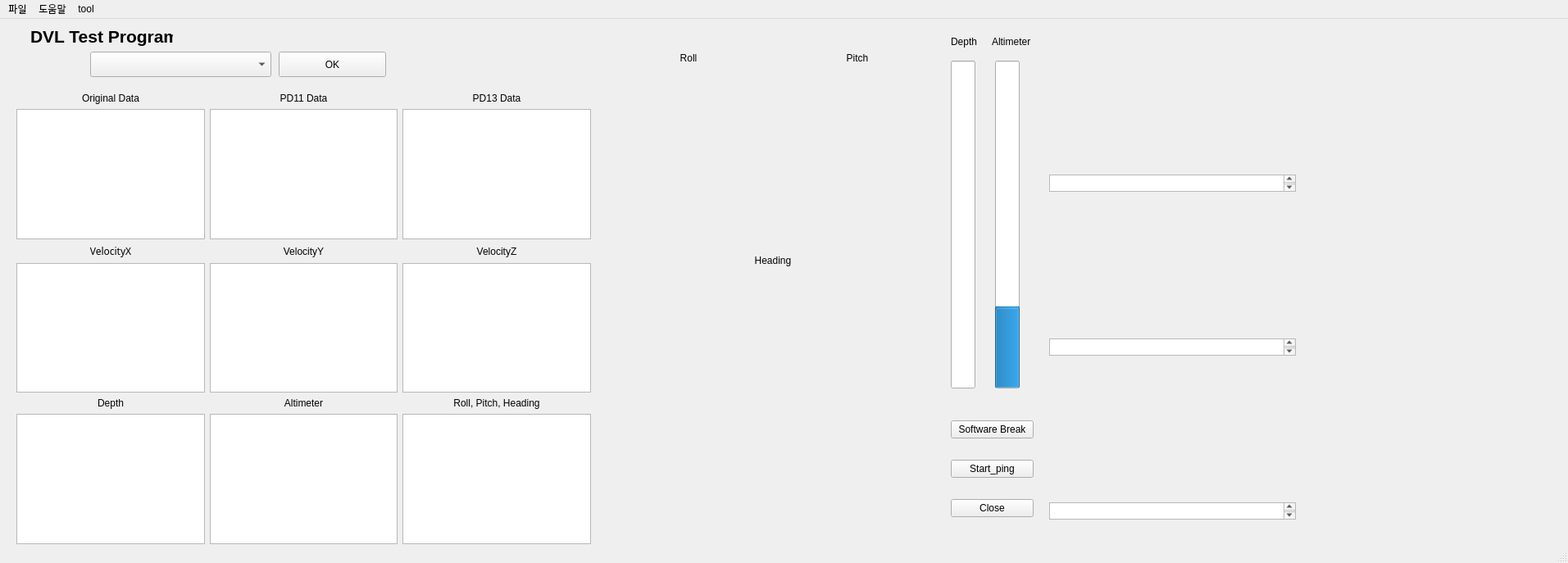
<?xml version="1.0" encoding="UTF-8"?>
<ui version="4.0">
 <class>DVL_T_Program</class>
 <widget class="QMainWindow" name="DVL_T_Program">
  <property name="geometry">
   <rect>
    <x>0</x>
    <y>0</y>
    <width>1913</width>
    <height>687</height>
   </rect>
  </property>
  <property name="windowTitle">
   <string>korearobotics DVL T-Program - 레드원테크놀러지(주)</string>
  </property>
  <property name="windowIcon">
   <iconset>
    <normaloff>icon/R1_min.png</normaloff>icon/R1_min.png</iconset>
  </property>
  <widget class="QWidget" name="centralwidget">
   <widget class="QWidget" name="gridLayoutWidget_2">
    <property name="geometry">
     <rect>
      <x>20</x>
      <y>90</y>
      <width>701</width>
      <height>551</height>
     </rect>
    </property>
    <layout class="QGridLayout" name="gridLayout_2">
     <item row="2" column="0">
      <widget class="QLabel" name="label_7">
       <property name="font">
        <font>
         <family>08SeoulNamsan</family>
         <pointsize>9</pointsize>
        </font>
       </property>
       <property name="text">
        <string>VelocityX</string>
       </property>
       <property name="alignment">
        <set>Qt::AlignCenter</set>
       </property>
      </widget>
     </item>
     <item row="4" column="1">
      <widget class="QLabel" name="label_11">
       <property name="text">
        <string>Altimeter</string>
       </property>
       <property name="alignment">
        <set>Qt::AlignCenter</set>
       </property>
      </widget>
     </item>
     <item row="4" column="2">
      <widget class="QLabel" name="label_12">
       <property name="text">
        <string>Roll, Pitch, Heading</string>
       </property>
       <property name="alignment">
        <set>Qt::AlignCenter</set>
       </property>
      </widget>
     </item>
     <item row="4" column="0">
      <widget class="QLabel" name="label_10">
       <property name="text">
        <string>Depth</string>
       </property>
       <property name="alignment">
        <set>Qt::AlignCenter</set>
       </property>
      </widget>
     </item>
     <item row="5" column="0">
      <widget class="QTextBrowser" name="textBrowser_Depth"/>
     </item>
     <item row="5" column="2">
      <widget class="QTextBrowser" name="textBrowser_R_P_H"/>
     </item>
     <item row="5" column="1">
      <widget class="QTextBrowser" name="textBrowser_Altimeter"/>
     </item>
     <item row="3" column="1">
      <widget class="QTextBrowser" name="textBrowser_VelY"/>
     </item>
     <item row="2" column="2">
      <widget class="QLabel" name="label_9">
       <property name="text">
        <string>VelocityZ</string>
       </property>
       <property name="alignment">
        <set>Qt::AlignCenter</set>
       </property>
      </widget>
     </item>
     <item row="2" column="1">
      <widget class="QLabel" name="label_8">
       <property name="text">
        <string>VelocityY</string>
       </property>
       <property name="alignment">
        <set>Qt::AlignCenter</set>
       </property>
      </widget>
     </item>
     <item row="3" column="2">
      <widget class="QTextBrowser" name="textBrowser_VelZ"/>
     </item>
     <item row="3" column="0">
      <widget class="QTextBrowser" name="textBrowser_VelX"/>
     </item>
     <item row="1" column="0">
      <widget class="QTextBrowser" name="textBrowser_DVL"/>
     </item>
     <item row="0" column="0">
      <widget class="QLabel" name="label_13">
       <property name="text">
        <string>Original Data</string>
       </property>
       <property name="alignment">
        <set>Qt::AlignCenter</set>
       </property>
      </widget>
     </item>
     <item row="1" column="1">
      <widget class="QTextBrowser" name="textBrowser_PD11"/>
     </item>
     <item row="0" column="1">
      <widget class="QLabel" name="label_14">
       <property name="text">
        <string>PD11 Data</string>
       </property>
       <property name="alignment">
        <set>Qt::AlignCenter</set>
       </property>
      </widget>
     </item>
     <item row="1" column="2">
      <widget class="QTextBrowser" name="textBrowser_PD13"/>
     </item>
     <item row="0" column="2">
      <widget class="QLabel" name="label_15">
       <property name="text">
        <string>PD13 Data</string>
       </property>
       <property name="alignment">
        <set>Qt::AlignCenter</set>
       </property>
      </widget>
     </item>
    </layout>
   </widget>
   <widget class="QWidget" name="layoutWidget">
    <property name="geometry">
     <rect>
      <x>740</x>
      <y>30</y>
      <width>408</width>
      <height>601</height>
     </rect>
    </property>
    <layout class="QGridLayout" name="gridLayout_9">
     <item row="1" column="0">
      <widget class="QLabel" name="rollLabel">
       <property name="minimumSize">
        <size>
         <width>200</width>
         <height>200</height>
        </size>
       </property>
       <property name="maximumSize">
        <size>
         <width>200</width>
         <height>200</height>
        </size>
       </property>
       <property name="text">
        <string/>
       </property>
      </widget>
     </item>
     <item row="0" column="0">
      <widget class="QLabel" name="label_2">
       <property name="maximumSize">
        <size>
         <width>16777215</width>
         <height>15</height>
        </size>
       </property>
       <property name="text">
        <string>Roll</string>
       </property>
       <property name="textFormat">
        <enum>Qt::PlainText</enum>
       </property>
       <property name="alignment">
        <set>Qt::AlignCenter</set>
       </property>
      </widget>
     </item>
     <item row="2" column="0" colspan="2">
      <widget class="QLabel" name="label_4">
       <property name="minimumSize">
        <size>
         <width>0</width>
         <height>15</height>
        </size>
       </property>
       <property name="maximumSize">
        <size>
         <width>16777215</width>
         <height>15</height>
        </size>
       </property>
       <property name="text">
        <string>Heading</string>
       </property>
       <property name="alignment">
        <set>Qt::AlignCenter</set>
       </property>
      </widget>
     </item>
     <item row="0" column="1">
      <widget class="QLabel" name="label_3">
       <property name="text">
        <string>Pitch</string>
       </property>
       <property name="alignment">
        <set>Qt::AlignCenter</set>
       </property>
      </widget>
     </item>
     <item row="1" column="1">
      <widget class="QLabel" name="pitchLabel">
       <property name="minimumSize">
        <size>
         <width>200</width>
         <height>200</height>
        </size>
       </property>
       <property name="maximumSize">
        <size>
         <width>200</width>
         <height>200</height>
        </size>
       </property>
       <property name="text">
        <string/>
       </property>
      </widget>
     </item>
     <item row="3" column="0" colspan="2">
      <widget class="QLabel" name="headingLabel">
       <property name="minimumSize">
        <size>
         <width>120</width>
         <height>300</height>
        </size>
       </property>
       <property name="maximumSize">
        <size>
         <width>400</width>
         <height>300</height>
        </size>
       </property>
       <property name="text">
        <string/>
       </property>
       <property name="alignment">
        <set>Qt::AlignCenter</set>
       </property>
      </widget>
     </item>
    </layout>
   </widget>
   <widget class="QWidget" name="gridLayoutWidget_3">
    <property name="geometry">
     <rect>
      <x>1160</x>
      <y>470</y>
      <width>101</width>
      <height>161</height>
     </rect>
    </property>
    <layout class="QGridLayout" name="gridLayout_3">
     <item row="1" column="0">
      <widget class="QPushButton" name="convert_StartPing">
       <property name="text">
        <string>Start_ping</string>
       </property>
      </widget>
     </item>
     <item row="0" column="0">
      <widget class="QPushButton" name="convert_Software_break">
       <property name="text">
        <string>Software Break</string>
       </property>
      </widget>
     </item>
     <item row="2" column="0">
      <widget class="QPushButton" name="closeButton">
       <property name="text">
        <string>Close</string>
       </property>
      </widget>
     </item>
    </layout>
   </widget>
   <widget class="QLabel" name="label_5">
    <property name="geometry">
     <rect>
      <x>1160</x>
      <y>20</y>
      <width>32</width>
      <height>16</height>
     </rect>
    </property>
    <property name="text">
     <string>Depth</string>
    </property>
    <property name="alignment">
     <set>Qt::AlignCenter</set>
    </property>
   </widget>
   <widget class="QProgressBar" name="altimeterProgressBar">
    <property name="geometry">
     <rect>
      <x>1214</x>
      <y>51</y>
      <width>30</width>
      <height>400</height>
     </rect>
    </property>
    <property name="minimumSize">
     <size>
      <width>30</width>
      <height>400</height>
     </size>
    </property>
    <property name="maximumSize">
     <size>
      <width>30</width>
      <height>400</height>
     </size>
    </property>
    <property name="layoutDirection">
     <enum>Qt::LeftToRight</enum>
    </property>
    <property name="value">
     <number>24</number>
    </property>
    <property name="alignment">
     <set>Qt::AlignCenter</set>
    </property>
    <property name="orientation">
     <enum>Qt::Vertical</enum>
    </property>
   </widget>
   <widget class="QLabel" name="label">
    <property name="geometry">
     <rect>
      <x>37</x>
      <y>9</y>
      <width>174</width>
      <height>24</height>
     </rect>
    </property>
    <property name="text">
     <string>&lt;html&gt;&lt;head/&gt;&lt;body&gt;&lt;p align=&quot;center&quot;&gt;&lt;span style=&quot; font-size:16pt; font-weight:600;&quot;&gt;DVL Test Program&lt;/span&gt;&lt;/p&gt;&lt;/body&gt;&lt;/html&gt;</string>
    </property>
    <property name="alignment">
     <set>Qt::AlignCenter</set>
    </property>
   </widget>
   <widget class="QLabel" name="label_6">
    <property name="geometry">
     <rect>
      <x>1210</x>
      <y>20</y>
      <width>49</width>
      <height>16</height>
     </rect>
    </property>
    <property name="text">
     <string>Altimeter</string>
    </property>
   </widget>
   <widget class="QProgressBar" name="depthProgressBar">
    <property name="geometry">
     <rect>
      <x>1160</x>
      <y>51</y>
      <width>30</width>
      <height>400</height>
     </rect>
    </property>
    <property name="minimumSize">
     <size>
      <width>30</width>
      <height>400</height>
     </size>
    </property>
    <property name="maximumSize">
     <size>
      <width>30</width>
      <height>400</height>
     </size>
    </property>
    <property name="layoutDirection">
     <enum>Qt::LeftToRight</enum>
    </property>
    <property name="maximum">
     <number>6000</number>
    </property>
    <property name="value">
     <number>24</number>
    </property>
    <property name="alignment">
     <set>Qt::AlignCenter</set>
    </property>
    <property name="textVisible">
     <bool>true</bool>
    </property>
    <property name="orientation">
     <enum>Qt::Vertical</enum>
    </property>
    <property name="invertedAppearance">
     <bool>true</bool>
    </property>
    <property name="textDirection">
     <enum>QProgressBar::TopToBottom</enum>
    </property>
   </widget>
   <widget class="QComboBox" name="comboBox">
    <property name="geometry">
     <rect>
      <x>110</x>
      <y>40</y>
      <width>221</width>
      <height>31</height>
     </rect>
    </property>
   </widget>
   <widget class="QPushButton" name="pushButton">
    <property name="geometry">
     <rect>
      <x>340</x>
      <y>40</y>
      <width>131</width>
      <height>31</height>
     </rect>
    </property>
    <property name="text">
     <string>OK</string>
    </property>
   </widget>
   <widget class="QWidget" name="verticalLayoutWidget">
    <property name="geometry">
     <rect>
      <x>1280</x>
      <y>30</y>
      <width>611</width>
      <height>151</height>
     </rect>
    </property>
    <layout class="QVBoxLayout" name="vbox1"/>
   </widget>
   <widget class="QWidget" name="verticalLayoutWidget_2">
    <property name="geometry">
     <rect>
      <x>1280</x>
      <y>230</y>
      <width>611</width>
      <height>151</height>
     </rect>
    </property>
    <layout class="QVBoxLayout" name="vbox2"/>
   </widget>
   <widget class="QWidget" name="verticalLayoutWidget_3">
    <property name="geometry">
     <rect>
      <x>1280</x>
      <y>430</y>
      <width>611</width>
      <height>151</height>
     </rect>
    </property>
    <layout class="QVBoxLayout" name="vbox3"/>
   </widget>
   <widget class="QTextEdit" name="textEdit_velX">
    <property name="geometry">
     <rect>
      <x>1280</x>
      <y>190</y>
      <width>301</width>
      <height>21</height>
     </rect>
    </property>
   </widget>
   <widget class="QTextEdit" name="textEdit_velY">
    <property name="geometry">
     <rect>
      <x>1280</x>
      <y>390</y>
      <width>301</width>
      <height>21</height>
     </rect>
    </property>
   </widget>
   <widget class="QTextEdit" name="textEdit_velZ">
    <property name="geometry">
     <rect>
      <x>1280</x>
      <y>590</y>
      <width>301</width>
      <height>21</height>
     </rect>
    </property>
   </widget>
  </widget>
  <widget class="QStatusBar" name="statusbar"/>
  <widget class="QMenuBar" name="menubar">
   <property name="geometry">
    <rect>
     <x>0</x>
     <y>0</y>
     <width>1913</width>
     <height>21</height>
    </rect>
   </property>
   <widget class="QMenu" name="menuFile">
    <property name="title">
     <string>파일</string>
    </property>
    <addaction name="separator"/>
    <addaction name="actionSave"/>
    <addaction name="actionLoad"/>
    <addaction name="actionQuit"/>
   </widget>
   <widget class="QMenu" name="menuDevice_Info">
    <property name="title">
     <string>도움말</string>
    </property>
    <addaction name="actionDevice_Info"/>
    <addaction name="actionDVL_T_Program_Info"/>
   </widget>
   <widget class="QMenu" name="menutool">
    <property name="title">
     <string>tool</string>
    </property>
    <addaction name="actionSetting"/>
   </widget>
   <addaction name="menuFile"/>
   <addaction name="menuDevice_Info"/>
   <addaction name="menutool"/>
  </widget>
  <action name="actionDevice_Info">
   <property name="text">
    <string>Device Info</string>
   </property>
  </action>
  <action name="actionDVL_T_Program_Info">
   <property name="text">
    <string>DVL_T_Program Info</string>
   </property>
  </action>
  <action name="actionSave">
   <property name="text">
    <string>Save</string>
   </property>
  </action>
  <action name="actionLoad">
   <property name="text">
    <string>Load</string>
   </property>
  </action>
  <action name="actionQuit">
   <property name="text">
    <string>Quit</string>
   </property>
  </action>
  <action name="actionSetting">
   <property name="text">
    <string>Setting</string>
   </property>
  </action>
 </widget>
 <resources/>
 <connections/>
</ui>
